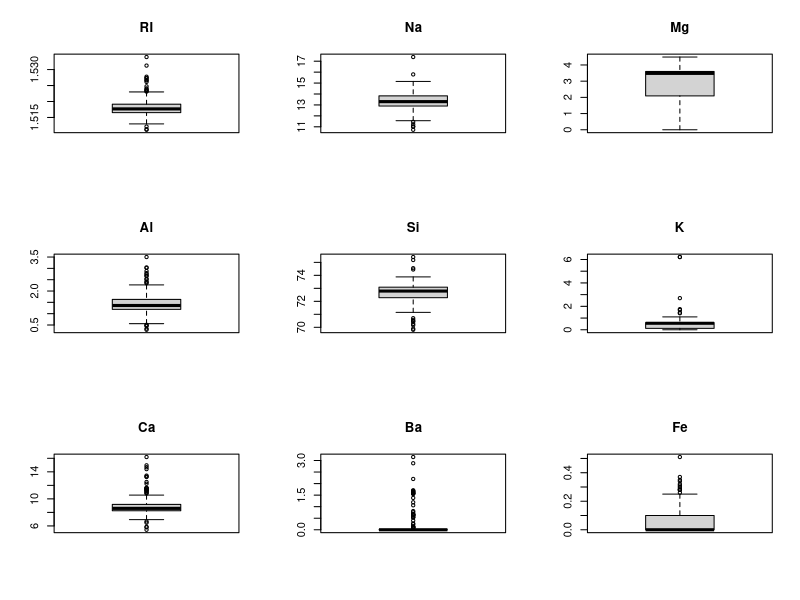
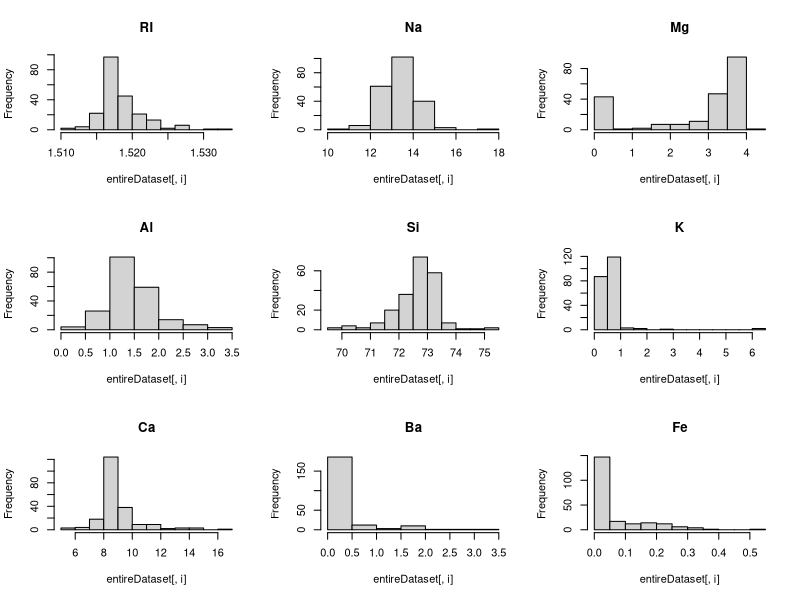
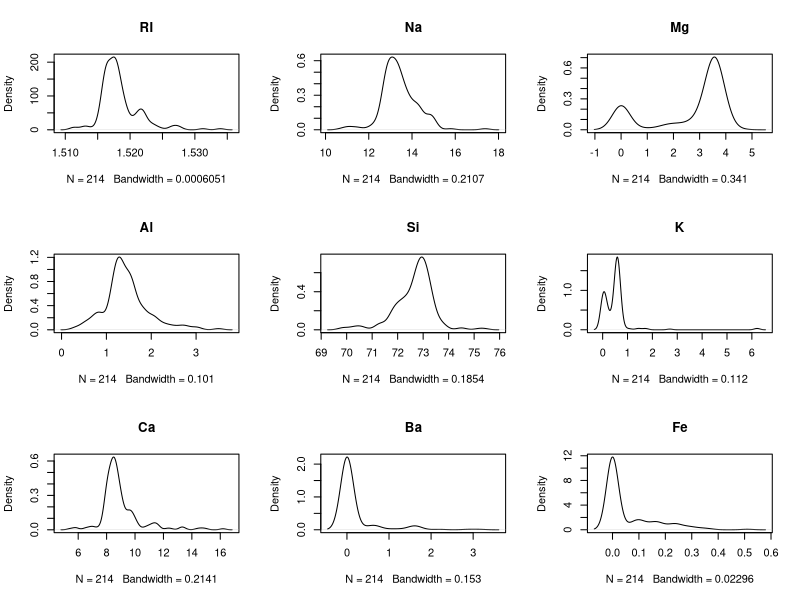
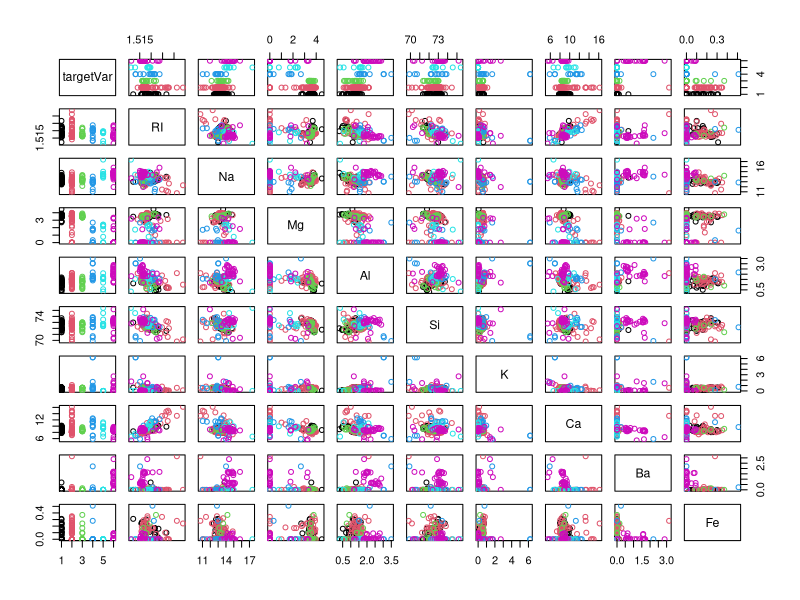
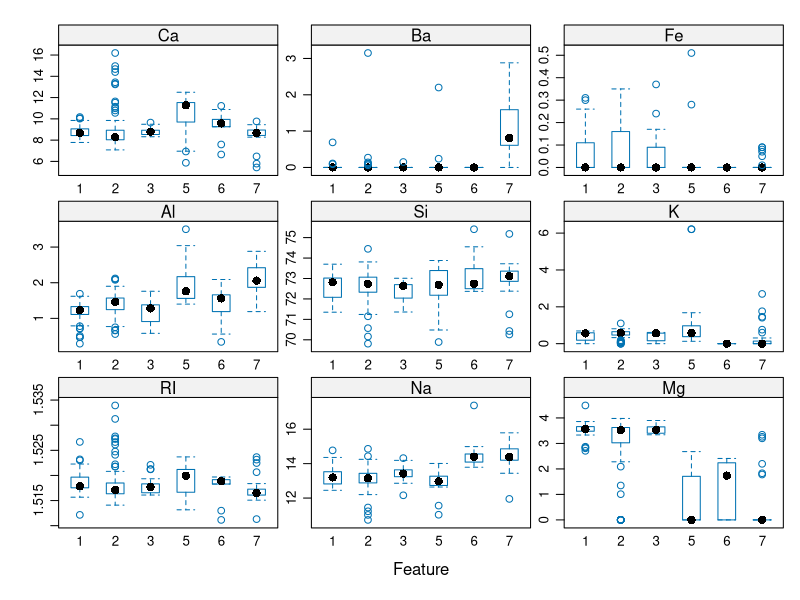
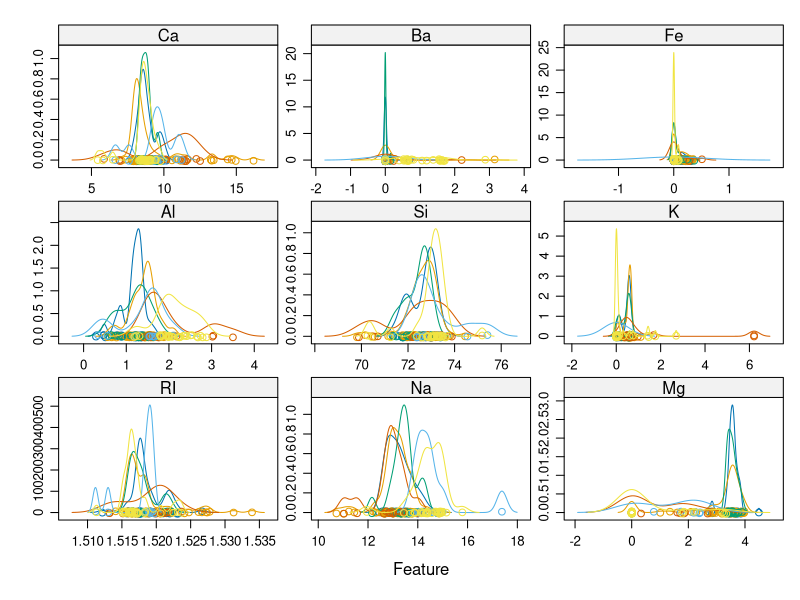
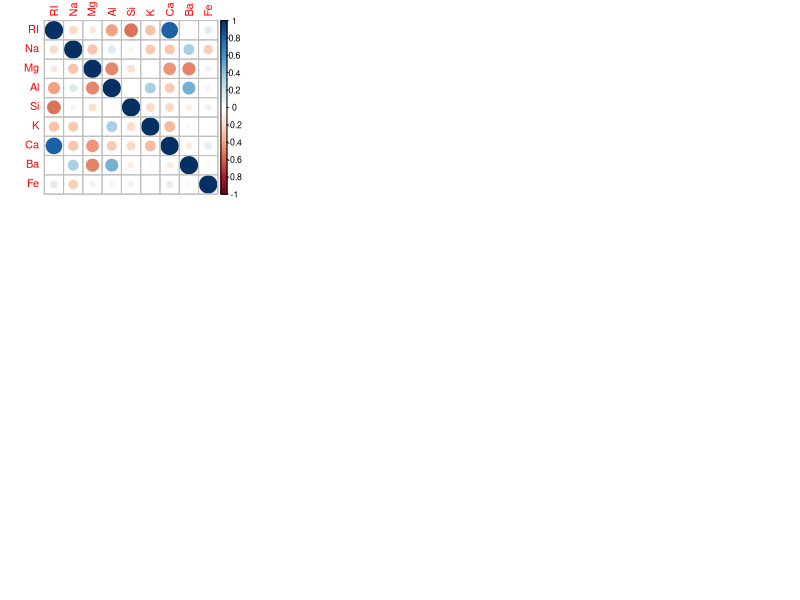

R code for these plots, in order: (Note: this script raises an error after producing the figures.)
## ---- chunk 1
knitr::opts_chunk$set(echo = TRUE)
## ---- chunk 2
library(mlbench)
library(caret)
library(corrplot)
## ---- chunk 3
#entireDataset <- read.csv2("bank-partial.csv", header= TRUE)
data(Glass)
entireDataset <- Glass

# Use variable totCol to hold the number of columns in the dataframe
totCol <- ncol(entireDataset)

# Rename the class column/target to a standard label
colnames(entireDataset)[ncol(entireDataset)] <- "targetVar"
## ---- chunk 4
head(entireDataset)
## ---- chunk 5
dim(entireDataset)
## ---- chunk 6
sapply(entireDataset, class)
## ---- chunk 7
summary(entireDataset)
## ---- chunk 8
entireDataset_x <- entireDataset[,1:(totCol-1)]
entireDataset_y <- entireDataset[,totCol]
cbind(freq=table(entireDataset_y), percentage=prop.table(table(entireDataset_y))*100)
## ---- chunk 9
sapply(entireDataset, function(x) sum(is.na(x)))
## ---- chunk 10
# Set up a variable for the total number of attribute columns (totAttr)
totAttr <- totCol-1
# Set up the number of row and columns for visualization display. dispRow * dispCol should be >= totAttr
dispCol <- 3
if (totAttr%%dispCol == 0) {
dispRow <- totAttr%/%dispCol
} else {
dispRow <- (totAttr%/%dispCol) + 1
}
## ---- chunk 11
# Boxplots for each attribute
par(mfrow=c(dispRow,dispCol))
for(i in 1:totAttr) {
	boxplot(entireDataset[,i], main=names(entireDataset)[i])
}
## ---- chunk 12
# Histograms each attribute
par(mfrow=c(dispRow,dispCol))
for(i in 1:totAttr) {
	hist(entireDataset[,i], main=names(entireDataset)[i])
}
## ---- chunk 13
# Density plot for each attribute
par(mfrow=c(dispRow,dispCol))
for(i in 1:totAttr) {
	plot(density(entireDataset[,i]), main=names(entireDataset)[i])
}
## ---- chunk 14
# Scatterplot matrix colored by class
pairs(targetVar~., data=entireDataset, col=entireDataset$targetVar)
## ---- chunk 15
# Box and whisker plots for each attribute by class
scales <- list(x=list(relation="free"), y=list(relation="free"))
featurePlot(x=entireDataset_x, y=entireDataset_y, plot="box", scales=scales)
## ---- chunk 16
# Density plots for each attribute by class value
featurePlot(x=entireDataset_x, y=entireDataset_y, plot="density", scales=scales)
## ---- chunk 17
# Correlation plot
correlations <- cor(entireDataset_x)
corrplot(correlations, method="circle")
## ---- chunk 18
# Not applicable for this iteration of the project.

# Mark missing values
#invalid <- 0
#entireDataset$some_col[entireDataset$some_col==invalid] <- NA

# Impute missing values
#entireDataset$some_col <- with(entireDataset, impute(some_col, mean))
## ---- chunk 19
# Not applicable for this iteration of the project.
## ---- chunk 20
# Not applicable for this iteration of the project.
## ---- chunk 21
seedNum <- 888
set.seed(seedNum)

# Create a list of 80% of the rows in the original dataset we can use for training
training_index <- createDataPartition(entireDataset$targetVar, p=0.80, list=FALSE)

# Use 80% of data to training and testing the models
training <- entireDataset[training_index,]

# Select the remaining 20% of the data for validation
validation <- entireDataset[-training_index,]
## ---- chunk 22
# Run algorithms using 10-fold cross validation
control <- trainControl(method="repeatedcv", number=10, repeats=3)
metricTarget <- "Accuracy"
## ---- chunk 23
# Linear Discriminant Analysis (Classification)
set.seed(seedNum)
fit.lda <- train(targetVar~., data=training, method="lda", metric=metricTarget, trControl=control)
## ---- chunk 24
# Decision Tree - CART (Regression/Classification)
set.seed(seedNum)
fit.cart <- train(targetVar~., data=training, method="rpart", metric=metricTarget, trControl=control)
## ---- chunk 25
# Naive Bayes (Classification)
set.seed(seedNum)
fit.nb <- train(targetVar~., data=training, method="nb", metric=metricTarget, trControl=control)
## ---- chunk 26
# k-Nearest Neighbors (Regression/Classification)
set.seed(seedNum)
fit.knn <- train(targetVar~., data=training, method="knn", metric=metricTarget, trControl=control)
## ---- chunk 27
# Support Vector Machine (Regression/Classification)
set.seed(seedNum)
fit.svm <- train(targetVar~., data=training, method="svmRadial", metric=metricTarget, trControl=control)
## ---- chunk 28
# Bagged CART (Regression/Classification)
set.seed(seedNum)
fit.bagcart <- train(targetVar~., data=training, method="treebag", metric=metricTarget, trControl=control)
## ---- chunk 29
# Random Forest (Regression/Classification)
set.seed(seedNum)
fit.rf <- train(targetVar~., data=training, method="rf", metric=metricTarget, trControl=control)
## ---- chunk 30
# Stochastic Gradient Boosting (Regression/Classification)
set.seed(seedNum)
fit.gbm <- train(targetVar~., data=training, method="gbm", metric=metricTarget, trControl=control)
## ---- chunk 31
results <- resamples(list(LDA=fit.lda, CART=fit.cart, NB=fit.nb, kNN=fit.knn, SVM=fit.svm, BagCART=fit.bagcart, RF=fit.rf, GBM=fit.gbm))
summary(results)
dotplot(results)
## ---- chunk 32
# Tuning algorithm #1 - Random Forest
set.seed(seedNum)
grid <- expand.grid(mtry = c(1:5))
fit.final1 <- train(targetVar~., data=training, method="rf", metric=metricTarget, tuneGrid=grid, trControl=control)
plot(fit.final1)
print(fit.final1)
## ---- chunk 33
# Tuning algorithm #2 - Support Vector Machine
set.seed(seedNum)
grid <- expand.grid(sigma = c(.01, .015, 0.2), C = c(0.25, 0.5, 0.75, 1))
fit.final2 <- train(targetVar~., data=training, method="svmRadial", metric=metricTarget, tuneGrid=grid, trControl=control)
plot(fit.final2)
print(fit.final2)
## ---- chunk 34
# Tuning algorithm #3 - Stochastic Gradient Boosting
set.seed(seedNum)
grid <- expand.grid(.n.trees=c(100, 200, 300), .shrinkage=c(0.01, 0.05, 0.1), .interaction.depth=c(1, 2, 3), .n.minobsinnode=c(3, 6, 10))
fit.final3 <- train(targetVar~., data=training, method="gbm", metric=metricTarget, tuneGrid=grid, trControl=control)
plot(fit.final3)
print(fit.final3)
## ---- chunk 35
results <- resamples(list(RF=fit.final1, SVM=fit.final2, GBM=fit.final3))
summary(results)
dotplot(results)
## ---- chunk 36
predictions <- predict(fit.final1, newdata=validation)
confusionMatrix(predictions, validation$targetVar)
## ---- chunk 37
library(randomForest)
set.seed(seedNum)
finalModel <- randomForest(targetVar~., entireDataset, mtry=2, na.action=na.omit)
summary(finalModel)
## ---- chunk 38
#saveRDS(finalModel, "./finalModel_MultiClass.rds")
